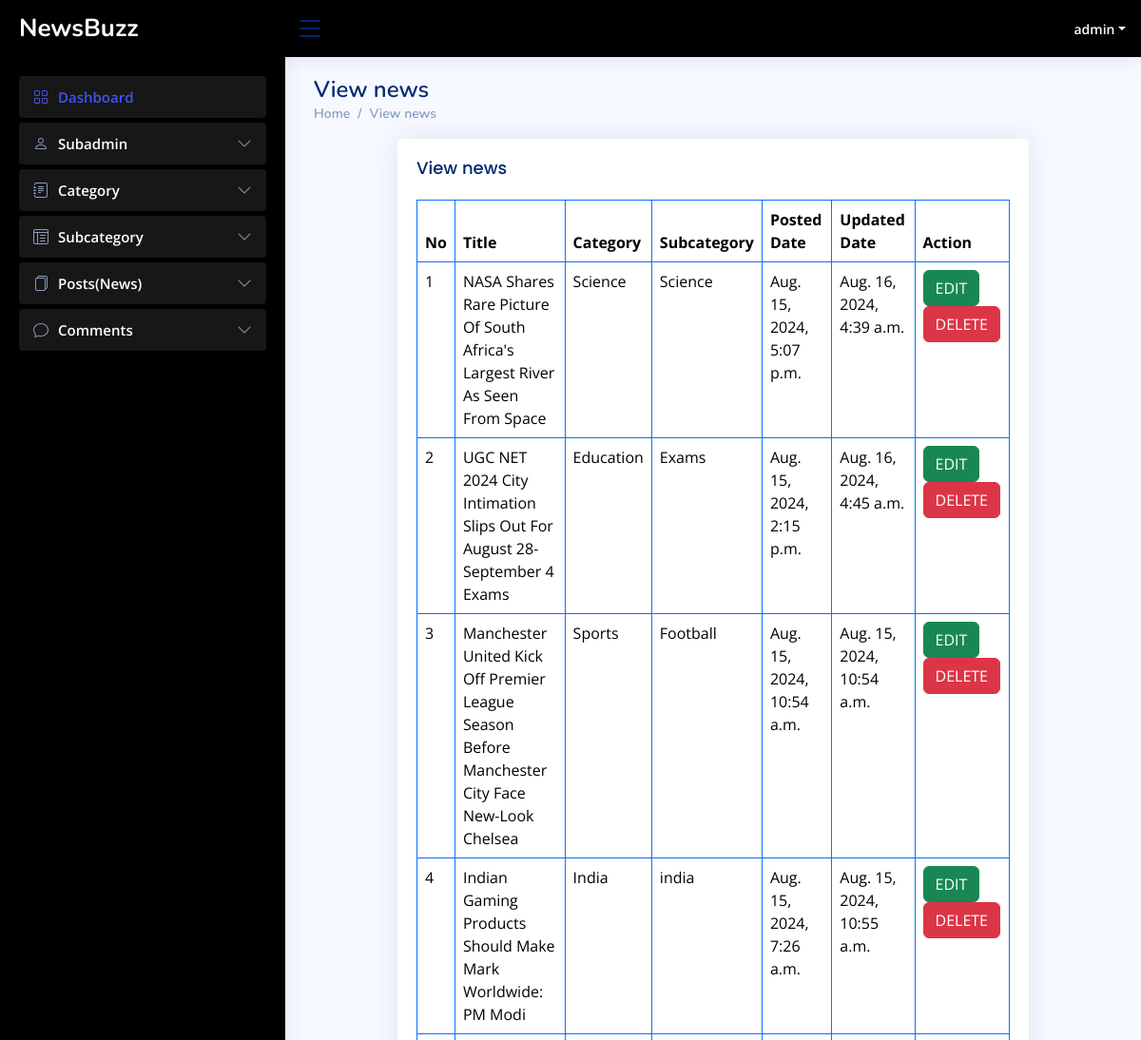
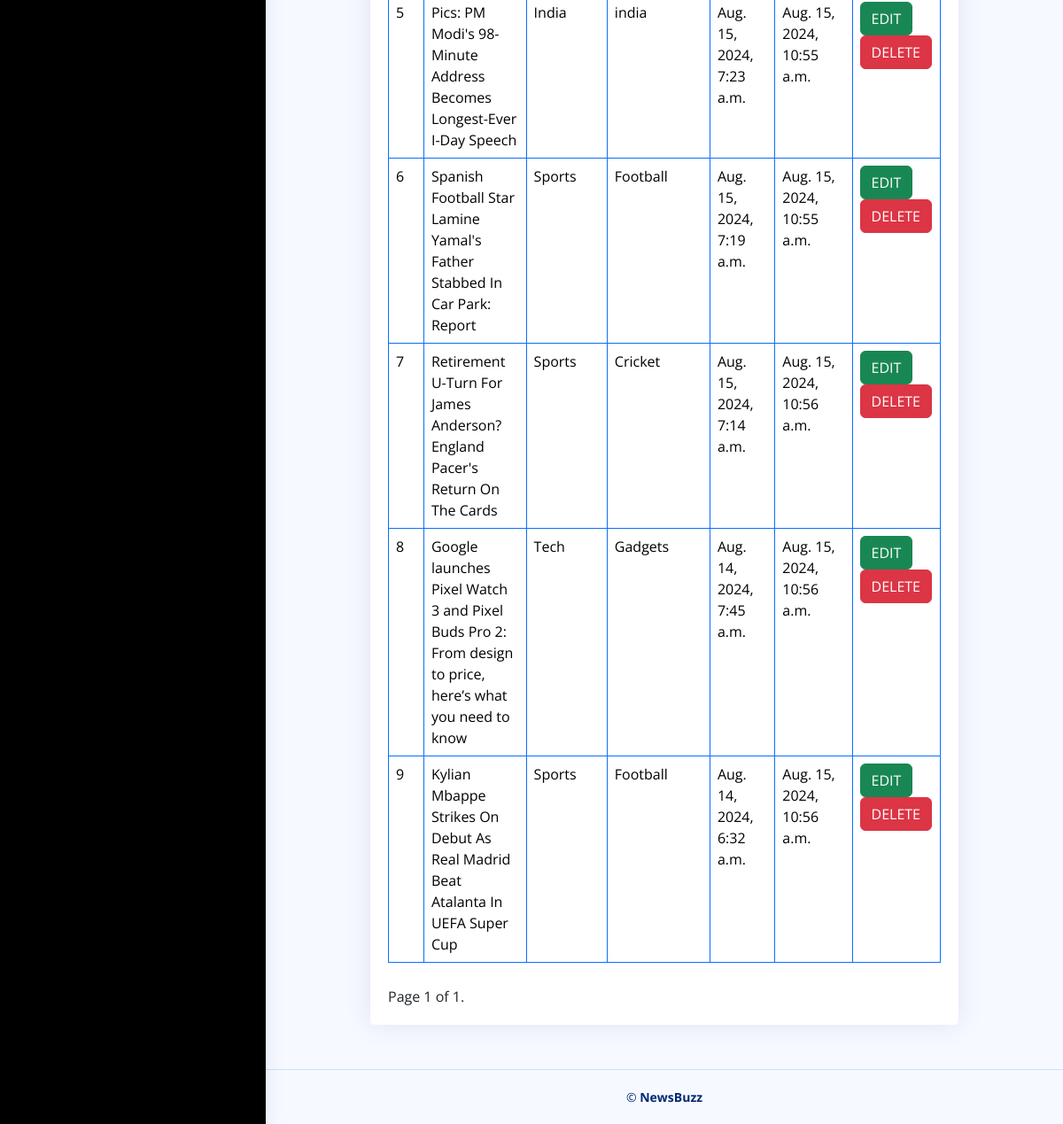
Screenshot of /viewnews (signed in) with the database file from the repository (2 pictures, top to bottom).
### newsapp/models.py (models this page shows, shortened)
class News(models.Model):
    cat_id=models.ForeignKey(Category,on_delete=models.CASCADE)
    sub_id=models.ForeignKey(Subcategory,on_delete=models.CASCADE)
    newstitle=models.TextField(blank=True)
    newsdetails=models.TextField(blank=True)
    newsimage=models.ImageField(upload_to='media/news')
    status=models.CharField(max_length=100)
    news_post_date=models.DateTimeField(auto_now_add=True)
    news_update_date=models.DateTimeField(auto_now=True)

class Category(models.Model):
    category_name=models.CharField(max_length=100)
    category_description=models.TextField(blank=True)
    created_at=models.DateTimeField(auto_now_add=True)
    updated_at=models.DateTimeField(auto_now=True)

class Subcategory(models.Model):
    cat_id=models.ForeignKey(Category,on_delete=models.CASCADE)
    sub_category_name=models.CharField(max_length=200)
    created_at=models.DateTimeField(auto_now_add=True)
    updated_at=models.DateTimeField(auto_now=True)

### newsportalprj/adminviews.py (the view)
# urls.py: path('viewnews',adminviews.viewnews,name='viewnews'),
@login_required(login_url = 'index')
def viewnews(request):
    news=News.objects.all().order_by('-id')
    paginator = Paginator(news, 10)
    page_number = request.GET.get('page')
    try:
        newss = paginator.page(page_number)
    except PageNotAnInteger:
        newss = paginator.page(1)
    except EmptyPage:
        newss = paginator.page(paginator.num_pages)
    context={
        'news':newss
    }
    return render(request,'admin/view_news.html',context)

### templates/admin/view_news.html (shortened to what this page needs)
{% extends 'base.html' %}
{% block content %}
  <div class="pagetitle">
      <h1>View news</h1>
      <nav>
        <ol class="breadcrumb">
          <li class="breadcrumb-item"><a href="{% url 'dashboard' %}">Home</a></li>
          <li class="breadcrumb-item">View news</li>
        </ol>
      </nav>
    </div>
    <section class="section">
      <div class="row">
        <div class="col-lg-12" style="padding-left: 100px;padding-right: 100px;">
          <div class="card">
            <div class="card-body">
              <h5 class="card-title">View news</h5>
              <table class="table table-bordered border-primary">
                <thead>
                    <tr> <th>No</th>
                        <th>Title</th>
                        <th>Category</th>
                        <th>Subcategory</th>
                        <th>Posted Date</th>
                        <th>Updated Date</th>
                        <th>Action</th>
                        </tr>
                </thead>
                <tbody>
                    {% for i in news %}
                    <tr>
                      <td> {{ forloop.counter }} </td>
                      <td>{{i.newstitle}}</td>
                      <td>{{i.cat_id.category_name}}</td>
                      <td>{{i.sub_id.sub_category_name}}</td>
                      <td>{{i.news_post_date}}</td>
                      <td>{{i.news_update_date}}</td>
                      <td><a href="{% url 'editnews' i.id %}" class="btn btn-success">
                          EDIT</a> <a href="{% url 'deletenews' i.id %}" class="btn btn-danger">
                              DELETE</a></td>
                    </tr>{% endfor %}
                </tbody>
              </table>
              <div class="pagination" style="padding-top: 10px;text-align: center;">
                <span class="step-links">
                    <span class="current">
                        Page {{ news.number }} of {{ news.paginator.num_pages }}.
                    </span>
                </span>
            </div>
            </div>
          </div>
        </div>
      </div>
    </section>  {% endblock %}

### static/assets/css/style.css (style rules this page uses)
:root { scroll-behavior: smooth; }
body { font-family: "Open Sans", sans-serif; background: #f6f9ff; color: #444444; }
a { color: #4154f1; text-decoration: none; }
h1, h2, h3, h4, h5, h6 { font-family: "Nunito", sans-serif; }
.pagetitle { margin-bottom: 10px; }
.pagetitle h1 { font-size: 24px; margin-bottom: 0; font-weight: 600; color: #012970; }
.card { margin-bottom: 30px; border: none; border-radius: 5px; box-shadow: 0px 0 30px rgba(1, 41, 112, 0.1); }
.card-title { padding: 20px 0 15px 0; font-size: 18px; font-weight: 500; color: #012970; font-family: "Poppins", sans-serif; }
.card-body { padding: 0 20px 20px 20px; }
.breadcrumb { font-size: 14px; font-family: "Nunito", sans-serif; color: #899bbd; font-weight: 600; }
.breadcrumb a { color: #899bbd; transition: 0.3s; }
.breadcrumb .breadcrumb-item::before { color: #899bbd; }

### rows the page displays
News: newstitle "NASA Shares Rare Picture Of South Africa's Largest River As Seen From Space", cat_id.category_name "Science", sub_id.sub_category_name "Science", news_post_date "Aug. 15, 2024, 5:07 p.m.", news_update_date "Aug. 16, 2024, 4:39 a.m."
News: newstitle "UGC NET 2024 City Intimation Slips Out For August 28-September 4 Exams", cat_id.category_name "Education", sub_id.sub_category_name "Exams", news_post_date "Aug. 15, 2024, 2:15 p.m.", news_update_date "Aug. 16, 2024, 4:45 a.m."
News: newstitle "Manchester United Kick Off Premier League Season Before Manchester City Face New-Look Chelsea", cat_id.category_name "Sports", sub_id.sub_category_name "Football", news_post_date "Aug. 15, 2024, 10:54 a.m.", news_update_date "Aug. 15, 2024, 10:54 a.m."
News: newstitle "Indian Gaming Products Should Make Mark Worldwide: PM Modi", cat_id.category_name "India", sub_id.sub_category_name "india", news_post_date "Aug. 15, 2024, 7:26 a.m.", news_update_date "Aug. 15, 2024, 10:55 a.m."
News: newstitle "Pics: PM Modi's 98-Minute Address Becomes Longest-Ever I-Day Speech", cat_id.category_name "India", sub_id.sub_category_name "india", news_post_date "Aug. 15, 2024, 7:23 a.m.", news_update_date "Aug. 15, 2024, 10:55 a.m."
News: newstitle "Spanish Football Star Lamine Yamal's Father Stabbed In Car Park: Report", cat_id.category_name "Sports", sub_id.sub_category_name "Football", news_post_date "Aug. 15, 2024, 7:19 a.m.", news_update_date "Aug. 15, 2024, 10:55 a.m."
News: newstitle "Retirement U-Turn For James Anderson? England Pacer's Return On The Cards", cat_id.category_name "Sports", sub_id.sub_category_name "Cricket", news_post_date "Aug. 15, 2024, 7:14 a.m.", news_update_date "Aug. 15, 2024, 10:56 a.m."
News: newstitle "Google launches Pixel Watch 3 and Pixel Buds Pro 2: From design to price, here’s what you need to know", cat_id.category_name "Tech", sub_id.sub_category_name "Gadgets", news_post_date "Aug. 14, 2024, 7:45 a.m.", news_update_date "Aug. 15, 2024, 10:56 a.m."
News: newstitle "Kylian Mbappe Strikes On Debut As Real Madrid Beat Atalanta In UEFA Super Cup", cat_id.category_name "Sports", sub_id.sub_category_name "Football", news_post_date "Aug. 14, 2024, 6:32 a.m.", news_update_date "Aug. 15, 2024, 10:56 a.m."

### other values shown
{{ news.number }} "1"
{{ news.paginator.num_pages }} "1"
